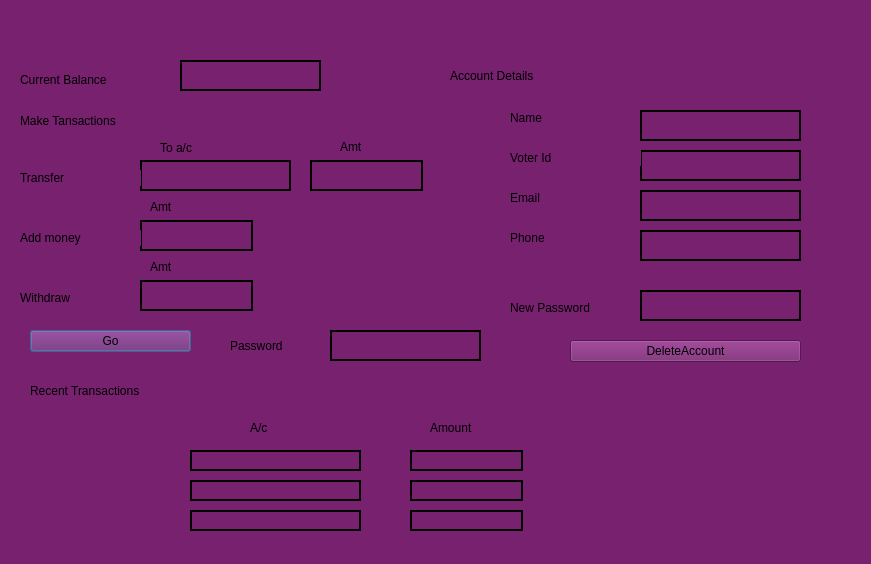
<?xml version="1.0" encoding="UTF-8"?>
<ui version="4.0">
 <class>User</class>
 <widget class="QDialog" name="User">
  <property name="windowModality">
   <enum>Qt::ApplicationModal</enum>
  </property>
  <property name="geometry">
   <rect>
    <x>0</x>
    <y>0</y>
    <width>871</width>
    <height>564</height>
   </rect>
  </property>
  <property name="windowTitle">
   <string>Dialog</string>
  </property>
  <property name="styleSheet">
   <string notr="true">background-color: rgb(119, 33, 111);
selection-color: rgb(0, 0, 0);
font: 63 11pt &quot;URW Gothic&quot;;</string>
  </property>
  <widget class="QLineEdit" name="balancebutton">
   <property name="geometry">
    <rect>
     <x>180</x>
     <y>60</y>
     <width>141</width>
     <height>31</height>
    </rect>
   </property>
   <property name="styleSheet">
    <string notr="true">border: 2px solid black;</string>
   </property>
  </widget>
  <widget class="QLabel" name="balance">
   <property name="geometry">
    <rect>
     <x>20</x>
     <y>70</y>
     <width>151</width>
     <height>20</height>
    </rect>
   </property>
   <property name="text">
    <string>Current Balance</string>
   </property>
  </widget>
  <widget class="QLineEdit" name="emailbutton">
   <property name="geometry">
    <rect>
     <x>640</x>
     <y>190</y>
     <width>161</width>
     <height>31</height>
    </rect>
   </property>
   <property name="styleSheet">
    <string notr="true">border: 2px solid black;</string>
   </property>
  </widget>
  <widget class="QLineEdit" name="namebutton">
   <property name="geometry">
    <rect>
     <x>640</x>
     <y>110</y>
     <width>161</width>
     <height>31</height>
    </rect>
   </property>
   <property name="styleSheet">
    <string notr="true">border: 2px solid black;</string>
   </property>
  </widget>
  <widget class="QLineEdit" name="voteridbutton">
   <property name="geometry">
    <rect>
     <x>640</x>
     <y>150</y>
     <width>161</width>
     <height>31</height>
    </rect>
   </property>
   <property name="styleSheet">
    <string notr="true">border: 2px solid black;</string>
   </property>
  </widget>
  <widget class="QPushButton" name="pushButton">
   <property name="geometry">
    <rect>
     <x>30</x>
     <y>330</y>
     <width>161</width>
     <height>22</height>
    </rect>
   </property>
   <property name="text">
    <string>Go</string>
   </property>
  </widget>
  <widget class="QLineEdit" name="currentpasswordbutton">
   <property name="geometry">
    <rect>
     <x>330</x>
     <y>330</y>
     <width>151</width>
     <height>31</height>
    </rect>
   </property>
   <property name="styleSheet">
    <string notr="true">border: 2px solid black;</string>
   </property>
   <property name="echoMode">
    <enum>QLineEdit::Password</enum>
   </property>
  </widget>
  <widget class="QLineEdit" name="addmoneybutton">
   <property name="geometry">
    <rect>
     <x>140</x>
     <y>220</y>
     <width>113</width>
     <height>31</height>
    </rect>
   </property>
   <property name="styleSheet">
    <string notr="true">border: 2px solid black;</string>
   </property>
  </widget>
  <widget class="QLineEdit" name="phonenumberbutton">
   <property name="geometry">
    <rect>
     <x>640</x>
     <y>230</y>
     <width>161</width>
     <height>31</height>
    </rect>
   </property>
   <property name="styleSheet">
    <string notr="true">border: 2px solid black;</string>
   </property>
  </widget>
  <widget class="QLabel" name="label_2">
   <property name="geometry">
    <rect>
     <x>20</x>
     <y>230</y>
     <width>121</width>
     <height>16</height>
    </rect>
   </property>
   <property name="text">
    <string>Add money</string>
   </property>
  </widget>
  <widget class="QLabel" name="label_3">
   <property name="geometry">
    <rect>
     <x>510</x>
     <y>110</y>
     <width>121</width>
     <height>16</height>
    </rect>
   </property>
   <property name="text">
    <string>Name</string>
   </property>
  </widget>
  <widget class="QLabel" name="label_4">
   <property name="geometry">
    <rect>
     <x>510</x>
     <y>150</y>
     <width>131</width>
     <height>16</height>
    </rect>
   </property>
   <property name="text">
    <string>Voter Id</string>
   </property>
  </widget>
  <widget class="QLabel" name="label_5">
   <property name="geometry">
    <rect>
     <x>510</x>
     <y>190</y>
     <width>121</width>
     <height>16</height>
    </rect>
   </property>
   <property name="text">
    <string>Email</string>
   </property>
  </widget>
  <widget class="QLabel" name="label_6">
   <property name="geometry">
    <rect>
     <x>510</x>
     <y>230</y>
     <width>121</width>
     <height>16</height>
    </rect>
   </property>
   <property name="text">
    <string>Phone</string>
   </property>
  </widget>
  <widget class="QLineEdit" name="otheraccountbutton">
   <property name="geometry">
    <rect>
     <x>140</x>
     <y>160</y>
     <width>151</width>
     <height>31</height>
    </rect>
   </property>
   <property name="styleSheet">
    <string notr="true">border: 2px solid black;</string>
   </property>
  </widget>
  <widget class="QLineEdit" name="transferamountbutton">
   <property name="geometry">
    <rect>
     <x>310</x>
     <y>160</y>
     <width>113</width>
     <height>31</height>
    </rect>
   </property>
   <property name="styleSheet">
    <string notr="true">border: 2px solid black;</string>
   </property>
  </widget>
  <widget class="QLabel" name="label_7">
   <property name="geometry">
    <rect>
     <x>20</x>
     <y>170</y>
     <width>121</width>
     <height>16</height>
    </rect>
   </property>
   <property name="text">
    <string>Transfer</string>
   </property>
  </widget>
  <widget class="QLabel" name="label_8">
   <property name="geometry">
    <rect>
     <x>230</x>
     <y>330</y>
     <width>81</width>
     <height>31</height>
    </rect>
   </property>
   <property name="text">
    <string>Password</string>
   </property>
  </widget>
  <widget class="QLabel" name="label_9">
   <property name="geometry">
    <rect>
     <x>30</x>
     <y>375</y>
     <width>221</width>
     <height>31</height>
    </rect>
   </property>
   <property name="styleSheet">
    <string notr="true">font: 63 13pt &quot;URW Gothic&quot;;</string>
   </property>
   <property name="text">
    <string>Recent Transactions</string>
   </property>
  </widget>
  <widget class="QLineEdit" name="rc1">
   <property name="geometry">
    <rect>
     <x>190</x>
     <y>450</y>
     <width>171</width>
     <height>21</height>
    </rect>
   </property>
   <property name="styleSheet">
    <string notr="true">border: 2px solid black;</string>
   </property>
  </widget>
  <widget class="QLineEdit" name="rc2">
   <property name="geometry">
    <rect>
     <x>410</x>
     <y>450</y>
     <width>113</width>
     <height>21</height>
    </rect>
   </property>
   <property name="styleSheet">
    <string notr="true">border: 2px solid black;</string>
   </property>
  </widget>
  <widget class="QLineEdit" name="rc3">
   <property name="geometry">
    <rect>
     <x>190</x>
     <y>480</y>
     <width>171</width>
     <height>21</height>
    </rect>
   </property>
   <property name="styleSheet">
    <string notr="true">border: 2px solid black;</string>
   </property>
  </widget>
  <widget class="QLineEdit" name="rc4">
   <property name="geometry">
    <rect>
     <x>410</x>
     <y>480</y>
     <width>113</width>
     <height>21</height>
    </rect>
   </property>
   <property name="styleSheet">
    <string notr="true">border: 2px solid black;</string>
   </property>
  </widget>
  <widget class="QLineEdit" name="rc5">
   <property name="geometry">
    <rect>
     <x>190</x>
     <y>510</y>
     <width>171</width>
     <height>21</height>
    </rect>
   </property>
   <property name="styleSheet">
    <string notr="true">border: 2px solid black;</string>
   </property>
  </widget>
  <widget class="QLineEdit" name="rc6">
   <property name="geometry">
    <rect>
     <x>410</x>
     <y>510</y>
     <width>113</width>
     <height>21</height>
    </rect>
   </property>
   <property name="styleSheet">
    <string notr="true">border: 2px solid black;</string>
   </property>
  </widget>
  <widget class="QLabel" name="label_11">
   <property name="geometry">
    <rect>
     <x>250</x>
     <y>420</y>
     <width>81</width>
     <height>16</height>
    </rect>
   </property>
   <property name="text">
    <string>A/c</string>
   </property>
  </widget>
  <widget class="QLabel" name="label_12">
   <property name="geometry">
    <rect>
     <x>430</x>
     <y>420</y>
     <width>81</width>
     <height>16</height>
    </rect>
   </property>
   <property name="text">
    <string>Amount</string>
   </property>
  </widget>
  <widget class="QLabel" name="label_13">
   <property name="geometry">
    <rect>
     <x>510</x>
     <y>300</y>
     <width>131</width>
     <height>16</height>
    </rect>
   </property>
   <property name="text">
    <string>New Password</string>
   </property>
  </widget>
  <widget class="QLineEdit" name="newpasswordbutton">
   <property name="geometry">
    <rect>
     <x>640</x>
     <y>290</y>
     <width>161</width>
     <height>31</height>
    </rect>
   </property>
   <property name="styleSheet">
    <string notr="true">border: 2px solid black;</string>
   </property>
   <property name="echoMode">
    <enum>QLineEdit::Password</enum>
   </property>
  </widget>
  <widget class="QPushButton" name="Delete">
   <property name="geometry">
    <rect>
     <x>570</x>
     <y>340</y>
     <width>231</width>
     <height>22</height>
    </rect>
   </property>
   <property name="text">
    <string>DeleteAccount</string>
   </property>
  </widget>
  <widget class="QLineEdit" name="withdrawbutton">
   <property name="geometry">
    <rect>
     <x>140</x>
     <y>280</y>
     <width>113</width>
     <height>31</height>
    </rect>
   </property>
   <property name="styleSheet">
    <string notr="true">border: 2px solid black;</string>
   </property>
   <property name="inputMask">
    <string/>
   </property>
  </widget>
  <widget class="QLabel" name="label">
   <property name="geometry">
    <rect>
     <x>20</x>
     <y>290</y>
     <width>91</width>
     <height>16</height>
    </rect>
   </property>
   <property name="text">
    <string>Withdraw</string>
   </property>
  </widget>
  <widget class="QLabel" name="label_10">
   <property name="geometry">
    <rect>
     <x>450</x>
     <y>60</y>
     <width>391</width>
     <height>31</height>
    </rect>
   </property>
   <property name="styleSheet">
    <string notr="true">font: 63 13pt &quot;URW Gothic&quot;;</string>
   </property>
   <property name="text">
    <string>Account Details</string>
   </property>
  </widget>
  <widget class="QLabel" name="label_14">
   <property name="geometry">
    <rect>
     <x>160</x>
     <y>140</y>
     <width>71</width>
     <height>16</height>
    </rect>
   </property>
   <property name="text">
    <string>To a/c</string>
   </property>
  </widget>
  <widget class="QLabel" name="label_15">
   <property name="geometry">
    <rect>
     <x>340</x>
     <y>140</y>
     <width>47</width>
     <height>14</height>
    </rect>
   </property>
   <property name="text">
    <string>Amt</string>
   </property>
  </widget>
  <widget class="QLabel" name="label_16">
   <property name="geometry">
    <rect>
     <x>20</x>
     <y>110</y>
     <width>191</width>
     <height>21</height>
    </rect>
   </property>
   <property name="styleSheet">
    <string notr="true">font: 63 13pt &quot;URW Gothic&quot;;</string>
   </property>
   <property name="text">
    <string>Make Tansactions</string>
   </property>
  </widget>
  <widget class="QLabel" name="label_17">
   <property name="geometry">
    <rect>
     <x>150</x>
     <y>200</y>
     <width>47</width>
     <height>14</height>
    </rect>
   </property>
   <property name="text">
    <string>Amt</string>
   </property>
  </widget>
  <widget class="QLabel" name="label_18">
   <property name="geometry">
    <rect>
     <x>150</x>
     <y>260</y>
     <width>47</width>
     <height>14</height>
    </rect>
   </property>
   <property name="text">
    <string>Amt</string>
   </property>
  </widget>
 </widget>
 <resources/>
 <connections/>
</ui>
